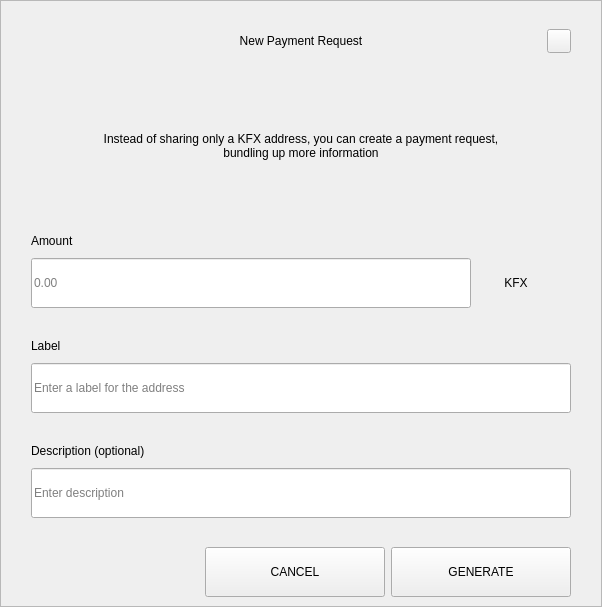
<?xml version="1.0" encoding="UTF-8"?>
<ui version="4.0">
 <class>RequestDialog</class>
 <widget class="QDialog" name="RequestDialog">
  <property name="geometry">
   <rect>
    <x>0</x>
    <y>0</y>
    <width>602</width>
    <height>607</height>
   </rect>
  </property>
  <property name="windowTitle">
   <string>Dialog</string>
  </property>
  <layout class="QVBoxLayout" name="verticalLayout_5">
   <property name="spacing">
    <number>0</number>
   </property>
   <property name="leftMargin">
    <number>0</number>
   </property>
   <property name="topMargin">
    <number>0</number>
   </property>
   <property name="rightMargin">
    <number>0</number>
   </property>
   <property name="bottomMargin">
    <number>0</number>
   </property>
   <item>
    <widget class="QFrame" name="frame">
     <property name="styleSheet">
      <string notr="true"/>
     </property>
     <property name="frameShape">
      <enum>QFrame::StyledPanel</enum>
     </property>
     <property name="frameShadow">
      <enum>QFrame::Raised</enum>
     </property>
     <layout class="QVBoxLayout" name="verticalLayout_4" stretch="1,0,0">
      <property name="spacing">
       <number>0</number>
      </property>
      <property name="leftMargin">
       <number>30</number>
      </property>
      <property name="topMargin">
       <number>20</number>
      </property>
      <property name="rightMargin">
       <number>30</number>
      </property>
      <property name="bottomMargin">
       <number>0</number>
      </property>
      <item>
       <layout class="QHBoxLayout" name="horizontalLayout_3">
        <property name="spacing">
         <number>0</number>
        </property>
        <item>
         <spacer name="horizontalSpacer_21">
          <property name="orientation">
           <enum>Qt::Horizontal</enum>
          </property>
          <property name="sizeHint" stdset="0">
           <size>
            <width>40</width>
            <height>20</height>
           </size>
          </property>
         </spacer>
        </item>
        <item>
         <widget class="QLabel" name="labelTitle">
          <property name="minimumSize">
           <size>
            <width>0</width>
            <height>40</height>
           </size>
          </property>
          <property name="maximumSize">
           <size>
            <width>16777215</width>
            <height>40</height>
           </size>
          </property>
          <property name="styleSheet">
           <string notr="true">padding-left:24px;</string>
          </property>
          <property name="text">
           <string>New Payment Request</string>
          </property>
          <property name="alignment">
           <set>Qt::AlignCenter</set>
          </property>
          <property name="margin">
           <number>7</number>
          </property>
         </widget>
        </item>
        <item>
         <spacer name="horizontalSpacer">
          <property name="orientation">
           <enum>Qt::Horizontal</enum>
          </property>
          <property name="sizeHint" stdset="0">
           <size>
            <width>40</width>
            <height>20</height>
           </size>
          </property>
         </spacer>
        </item>
        <item>
         <widget class="QPushButton" name="btnEsc">
          <property name="minimumSize">
           <size>
            <width>24</width>
            <height>24</height>
           </size>
          </property>
          <property name="maximumSize">
           <size>
            <width>24</width>
            <height>24</height>
           </size>
          </property>
          <property name="focusPolicy">
           <enum>Qt::NoFocus</enum>
          </property>
          <property name="text">
           <string/>
          </property>
         </widget>
        </item>
       </layout>
      </item>
      <item>
       <widget class="QStackedWidget" name="stack">
        <property name="minimumSize">
         <size>
          <width>540</width>
          <height>0</height>
         </size>
        </property>
        <property name="maximumSize">
         <size>
          <width>540</width>
          <height>16777215</height>
         </size>
        </property>
        <property name="currentIndex">
         <number>0</number>
        </property>
        <widget class="QWidget" name="page_1">
         <property name="minimumSize">
          <size>
           <width>540</width>
           <height>0</height>
          </size>
         </property>
         <property name="maximumSize">
          <size>
           <width>540</width>
           <height>16777215</height>
          </size>
         </property>
         <layout class="QVBoxLayout" name="layout1">
          <property name="spacing">
           <number>0</number>
          </property>
          <property name="leftMargin">
           <number>0</number>
          </property>
          <property name="topMargin">
           <number>0</number>
          </property>
          <property name="rightMargin">
           <number>0</number>
          </property>
          <property name="bottomMargin">
           <number>0</number>
          </property>
          <item>
           <spacer name="verticalSpacer_21">
            <property name="orientation">
             <enum>Qt::Vertical</enum>
            </property>
            <property name="sizeType">
             <enum>QSizePolicy::Fixed</enum>
            </property>
            <property name="sizeHint" stdset="0">
             <size>
              <width>20</width>
              <height>30</height>
             </size>
            </property>
           </spacer>
          </item>
          <item alignment="Qt::AlignHCenter">
           <widget class="QLabel" name="labelMessage">
            <property name="minimumSize">
             <size>
              <width>400</width>
              <height>50</height>
             </size>
            </property>
            <property name="text">
             <string>Instead of sharing only a KFX address, you can create a payment request, bundling up more information</string>
            </property>
            <property name="alignment">
             <set>Qt::AlignCenter</set>
            </property>
            <property name="wordWrap">
             <bool>true</bool>
            </property>
           </widget>
          </item>
          <item alignment="Qt::AlignBottom">
           <widget class="QWidget" name="containerAmount" native="true">
            <layout class="QVBoxLayout" name="verticalLayout">
             <property name="spacing">
              <number>9</number>
             </property>
             <property name="leftMargin">
              <number>0</number>
             </property>
             <property name="topMargin">
              <number>0</number>
             </property>
             <property name="rightMargin">
              <number>0</number>
             </property>
             <property name="bottomMargin">
              <number>0</number>
             </property>
             <item>
              <widget class="QLabel" name="labelSubtitleAmount">
               <property name="minimumSize">
                <size>
                 <width>350</width>
                 <height>16</height>
                </size>
               </property>
               <property name="maximumSize">
                <size>
                 <width>16777215</width>
                 <height>16</height>
                </size>
               </property>
               <property name="text">
                <string>Amount</string>
               </property>
              </widget>
             </item>
             <item alignment="Qt::AlignTop">
              <widget class="QWidget" name="layoutAmount" native="true">
               <layout class="QHBoxLayout" name="horizontalLayout" stretch="2,0">
                <property name="spacing">
                 <number>0</number>
                </property>
                <property name="leftMargin">
                 <number>0</number>
                </property>
                <property name="topMargin">
                 <number>0</number>
                </property>
                <property name="rightMargin">
                 <number>0</number>
                </property>
                <property name="bottomMargin">
                 <number>0</number>
                </property>
                <item>
                 <widget class="QLineEdit" name="lineEditAmount">
                  <property name="minimumSize">
                   <size>
                    <width>0</width>
                    <height>50</height>
                   </size>
                  </property>
                  <property name="maximumSize">
                   <size>
                    <width>16777215</width>
                    <height>50</height>
                   </size>
                  </property>
                  <property name="placeholderText">
                   <string notr="true">0.00</string>
                  </property>
                 </widget>
                </item>
                <item>
                 <widget class="QWidget" name="comboContainer" native="true">
                  <property name="minimumSize">
                   <size>
                    <width>100</width>
                    <height>50</height>
                   </size>
                  </property>
                  <property name="maximumSize">
                   <size>
                    <width>16777215</width>
                    <height>50</height>
                   </size>
                  </property>
                  <layout class="QHBoxLayout" name="horizontalLayout_31">
                   <property name="spacing">
                    <number>0</number>
                   </property>
                   <property name="leftMargin">
                    <number>0</number>
                   </property>
                   <property name="topMargin">
                    <number>0</number>
                   </property>
                   <property name="rightMargin">
                    <number>10</number>
                   </property>
                   <property name="bottomMargin">
                    <number>0</number>
                   </property>
                   <item>
                    <widget class="QLabel" name="comboBoxCoin">
                     <property name="text">
                      <string>KFX</string>
                     </property>
                     <property name="alignment">
                      <set>Qt::AlignCenter</set>
                     </property>
                    </widget>
                   </item>
                  </layout>
                 </widget>
                </item>
               </layout>
              </widget>
             </item>
            </layout>
           </widget>
          </item>
          <item>
           <spacer name="verticalSpacer_31">
            <property name="orientation">
             <enum>Qt::Vertical</enum>
            </property>
            <property name="sizeType">
             <enum>QSizePolicy::Fixed</enum>
            </property>
            <property name="sizeHint" stdset="0">
             <size>
              <width>20</width>
              <height>30</height>
             </size>
            </property>
           </spacer>
          </item>
          <item>
           <layout class="QVBoxLayout" name="verticalLayoutLabel">
            <property name="spacing">
             <number>9</number>
            </property>
            <item>
             <widget class="QLabel" name="labelSubtitleLabel">
              <property name="minimumSize">
               <size>
                <width>0</width>
                <height>16</height>
               </size>
              </property>
              <property name="maximumSize">
               <size>
                <width>16777215</width>
                <height>16</height>
               </size>
              </property>
              <property name="text">
               <string>Label</string>
              </property>
             </widget>
            </item>
            <item>
             <widget class="QLineEdit" name="lineEditLabel">
              <property name="minimumSize">
               <size>
                <width>0</width>
                <height>50</height>
               </size>
              </property>
              <property name="maximumSize">
               <size>
                <width>16777215</width>
                <height>50</height>
               </size>
              </property>
              <property name="placeholderText">
               <string>Enter a label for the address</string>
              </property>
             </widget>
            </item>
           </layout>
          </item>
          <item>
           <spacer name="verticalSpacer_34">
            <property name="orientation">
             <enum>Qt::Vertical</enum>
            </property>
            <property name="sizeType">
             <enum>QSizePolicy::Fixed</enum>
            </property>
            <property name="sizeHint" stdset="0">
             <size>
              <width>20</width>
              <height>30</height>
             </size>
            </property>
           </spacer>
          </item>
          <item>
           <layout class="QVBoxLayout" name="verticalLayoutDescription">
            <property name="spacing">
             <number>9</number>
            </property>
            <item>
             <widget class="QLabel" name="labelSubtitleDescription">
              <property name="minimumSize">
               <size>
                <width>0</width>
                <height>16</height>
               </size>
              </property>
              <property name="maximumSize">
               <size>
                <width>16777215</width>
                <height>16</height>
               </size>
              </property>
              <property name="text">
               <string>Description (optional)</string>
              </property>
             </widget>
            </item>
            <item>
             <widget class="QLineEdit" name="lineEditDescription">
              <property name="minimumSize">
               <size>
                <width>0</width>
                <height>50</height>
               </size>
              </property>
              <property name="maximumSize">
               <size>
                <width>16777215</width>
                <height>50</height>
               </size>
              </property>
              <property name="placeholderText">
               <string>Enter description</string>
              </property>
             </widget>
            </item>
            <item>
             <spacer name="verticalSpacer_4">
              <property name="orientation">
               <enum>Qt::Vertical</enum>
              </property>
              <property name="sizeType">
               <enum>QSizePolicy::Fixed</enum>
              </property>
              <property name="sizeHint" stdset="0">
               <size>
                <width>20</width>
                <height>20</height>
               </size>
              </property>
             </spacer>
            </item>
           </layout>
          </item>
         </layout>
        </widget>
        <widget class="QWidget" name="page_2">
         <layout class="QVBoxLayout" name="layout2">
          <item>
           <spacer name="verticalSpacer_5">
            <property name="orientation">
             <enum>Qt::Vertical</enum>
            </property>
            <property name="sizeType">
             <enum>QSizePolicy::Fixed</enum>
            </property>
            <property name="sizeHint" stdset="0">
             <size>
              <width>20</width>
              <height>50</height>
             </size>
            </property>
           </spacer>
          </item>
          <item alignment="Qt::AlignHCenter">
           <widget class="QLabel" name="labelQrImg">
            <property name="minimumSize">
             <size>
              <width>260</width>
              <height>260</height>
             </size>
            </property>
            <property name="maximumSize">
             <size>
              <width>260</width>
              <height>260</height>
             </size>
            </property>
            <property name="text">
             <string/>
            </property>
            <property name="alignment">
             <set>Qt::AlignCenter</set>
            </property>
           </widget>
          </item>
          <item>
           <spacer name="verticalSpacer_2">
            <property name="orientation">
             <enum>Qt::Vertical</enum>
            </property>
            <property name="sizeType">
             <enum>QSizePolicy::Fixed</enum>
            </property>
            <property name="sizeHint" stdset="0">
             <size>
              <width>20</width>
              <height>30</height>
             </size>
            </property>
           </spacer>
          </item>
          <item alignment="Qt::AlignHCenter">
           <widget class="QLabel" name="labelAddress">
            <property name="text">
             <string>D7VFR83SQbiezrW72hjcWJtcfip5krte2Z </string>
            </property>
           </widget>
          </item>
          <item>
           <spacer name="verticalSpacer_32">
            <property name="orientation">
             <enum>Qt::Vertical</enum>
            </property>
            <property name="sizeType">
             <enum>QSizePolicy::Expanding</enum>
            </property>
            <property name="sizeHint" stdset="0">
             <size>
              <width>20</width>
              <height>20</height>
             </size>
            </property>
           </spacer>
          </item>
          <item>
           <layout class="QHBoxLayout" name="horizontal">
            <property name="leftMargin">
             <number>20</number>
            </property>
            <property name="rightMargin">
             <number>20</number>
            </property>
            <property name="bottomMargin">
             <number>20</number>
            </property>
            <item>
             <spacer name="horizontalSpacer_4">
              <property name="orientation">
               <enum>Qt::Horizontal</enum>
              </property>
              <property name="sizeHint" stdset="0">
               <size>
                <width>40</width>
                <height>20</height>
               </size>
              </property>
             </spacer>
            </item>
            <item>
             <widget class="QPushButton" name="btnCopyAddress">
              <property name="minimumSize">
               <size>
                <width>180</width>
                <height>50</height>
               </size>
              </property>
              <property name="text">
               <string>COPY ADDRESS</string>
              </property>
             </widget>
            </item>
            <item>
             <widget class="QPushButton" name="btnCopyUrl">
              <property name="minimumSize">
               <size>
                <width>180</width>
                <height>50</height>
               </size>
              </property>
              <property name="text">
               <string>COPY URL</string>
              </property>
             </widget>
            </item>
            <item>
             <spacer name="horizontalSpacer_2">
              <property name="orientation">
               <enum>Qt::Horizontal</enum>
              </property>
              <property name="sizeHint" stdset="0">
               <size>
                <width>40</width>
                <height>20</height>
               </size>
              </property>
             </spacer>
            </item>
           </layout>
          </item>
         </layout>
        </widget>
       </widget>
      </item>
      <item>
       <widget class="QWidget" name="buttonsStack" native="true">
        <layout class="QHBoxLayout" name="horizontalLayout_5">
         <property name="leftMargin">
          <number>20</number>
         </property>
         <property name="rightMargin">
          <number>0</number>
         </property>
         <item>
          <spacer name="horizontalSpacer_41">
           <property name="orientation">
            <enum>Qt::Horizontal</enum>
           </property>
           <property name="sizeHint" stdset="0">
            <size>
             <width>40</width>
             <height>20</height>
            </size>
           </property>
          </spacer>
         </item>
         <item>
          <widget class="QPushButton" name="btnCancel">
           <property name="minimumSize">
            <size>
             <width>180</width>
             <height>50</height>
            </size>
           </property>
           <property name="focusPolicy">
            <enum>Qt::NoFocus</enum>
           </property>
           <property name="text">
            <string>CANCEL</string>
           </property>
          </widget>
         </item>
         <item>
          <widget class="QPushButton" name="btnSave">
           <property name="minimumSize">
            <size>
             <width>180</width>
             <height>50</height>
            </size>
           </property>
           <property name="focusPolicy">
            <enum>Qt::NoFocus</enum>
           </property>
           <property name="text">
            <string>GENERATE</string>
           </property>
          </widget>
         </item>
        </layout>
       </widget>
      </item>
     </layout>
    </widget>
   </item>
  </layout>
 </widget>
 <resources/>
 <connections/>
</ui>
